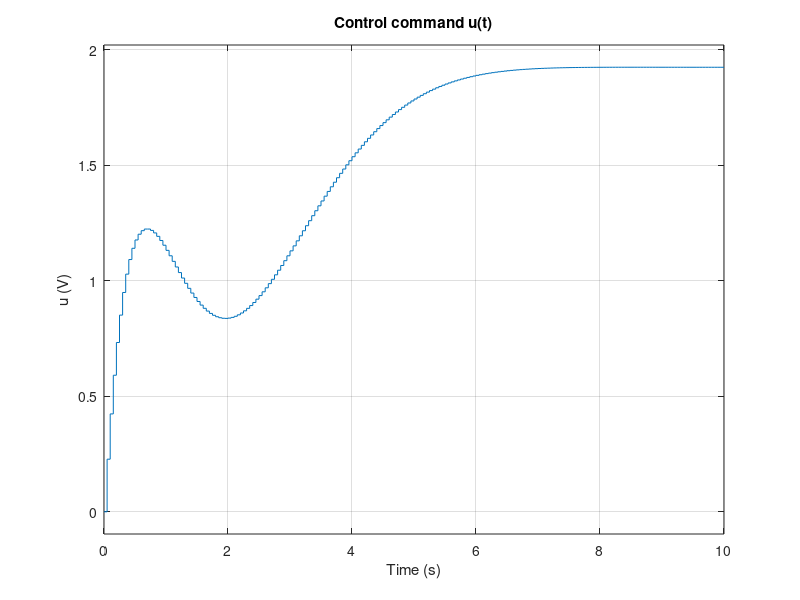
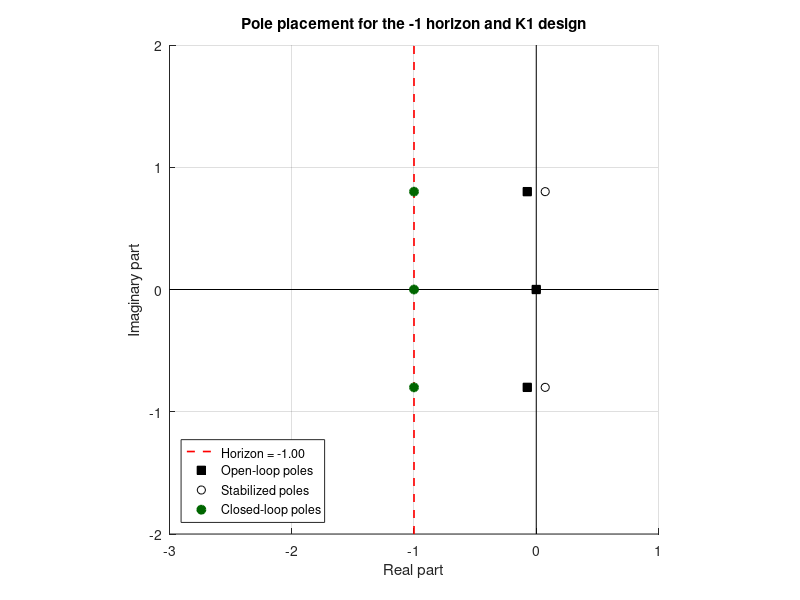
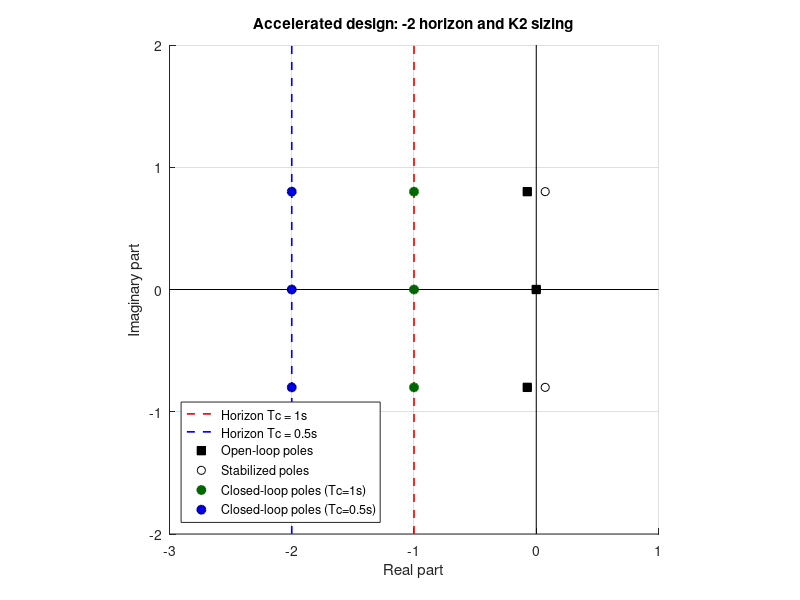
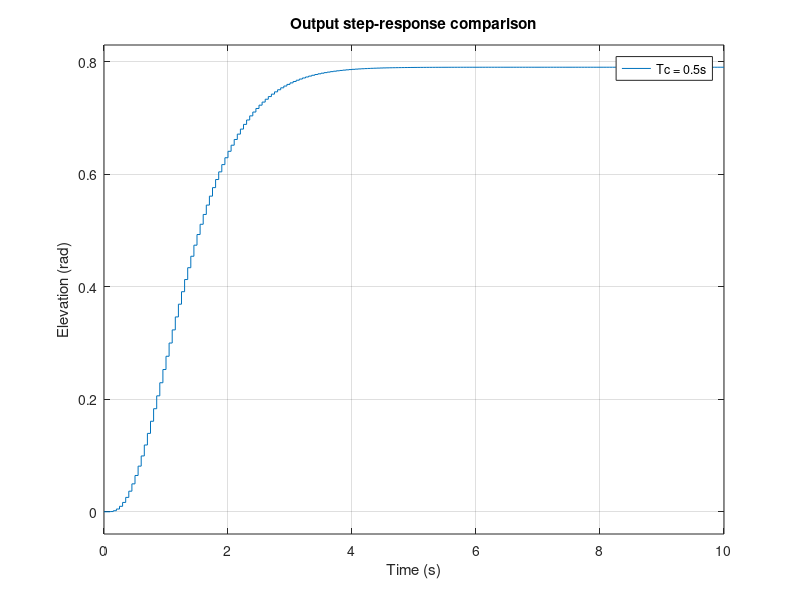

The MATLAB script that drew these images, in order:
%% Integral state feedback by discrete pole placement — twin-rotor elevation channel
% KUMAR / DOUMBE / COUESME — Mechatronics Expertise — ENSAM
% Second-order underdamped elevation model, ZOH discretization, integral
% augmentation, Ackermann pole placement at two design horizons (Tc = 1 s
% and Tc = 0.5 s), with output and control-effort comparison.

clc;
clear;

% === Continuous-time system data (refined elevation identification) ===
xhi = 0.0912;      % damping ratio
w0  = 0.8038;      % undamped natural frequency (rad/s)
k   = 0.3299;      % static gain (rad/V)
T   = 0.05;        % sampling period (s)
Tc  = 1;           % desired closed-loop time constant (s)

% === Continuous state-space model ===
A = [0 1 ; -w0^2 -2*xhi*w0];
B = [0 ; k*w0];
C = [1 0];

% === Zero-order-hold discretization ===
sys_disc = c2d(ss(A, B, C, 0), T, 'zoh');
[F, G, ~, ~] = ssdata(sys_disc);

% === Integral-augmented system ===
Fe = [F, zeros(2,1); C, 1];
Ge = [G; 0];

% === Pole placement ===
Ae = [A, zeros(2,1); C, 0];
Poles_C_BO = eig(Ae);                          % open-loop poles (continuous)
Poles_C_BF = -1/Tc + 1i * imag(Poles_C_BO);    % desired closed-loop poles
Poles_Z_BF = exp(Poles_C_BF * T);              % mapped into the z-plane

% === Controller 1 (Tc = 1 s) ===
K1 = acker(Fe, Ge, Poles_Z_BF)
F_BF = Fe - Ge * K1;
B_step = [0; 0; -0.79];                        % unit reference injection
C_y = [1 0 0];
C_u = -K1;
sys_y = ss(F_BF, B_step, C_y, 0, T);
sys_u = ss(F_BF, B_step, C_u, 0, T);

figure;
subplot(2,1,1);
step(sys_y, 10);
title('Closed-loop step response y(t) with K1');
ylabel('y (rad)');
grid on;
subplot(2,1,2);
step(sys_u, 10);
title('Control command u(t)');
ylabel('u (V)');
xlabel('Time (s)');
grid on;

% === Pole map for the Tc = 1 s design ===
figure;
hold on; grid on;
title('Pole placement for the -1 horizon and K1 design');
xlabel('Real part'); ylabel('Imaginary part');
re_lim = [-3, 1];
im_lim = [-2, 2];
xlim(re_lim);
ylim(im_lim);
plot([-1/Tc -1/Tc], im_lim, 'r--', 'LineWidth', 1.2, ...
    'DisplayName', sprintf('Horizon = %.2f', -1/Tc));
plot([0 0], im_lim, 'k', 'HandleVisibility', 'off');   % imaginary axis
plot(re_lim, [0 0], 'k', 'HandleVisibility', 'off');   % real axis
Poles_sym  = -real(Poles_C_BO) + 1i * imag(Poles_C_BO);
Poles_C_BF = -1/Tc + 1i * imag(Poles_C_BO);            % clean recompute
plot(real(Poles_C_BO), imag(Poles_C_BO), 'ks', ...
    'MarkerFaceColor', 'k', 'DisplayName', 'Open-loop poles');
plot(real(Poles_sym), imag(Poles_sym), 'ko', ...
    'MarkerFaceColor', 'none', 'DisplayName', 'Stabilized poles');
plot(real(Poles_C_BF), imag(Poles_C_BF), 'o', ...
    'MarkerEdgeColor', [0 0.4 0], 'MarkerFaceColor', [0 0.4 0], ...
    'LineWidth', 1.3, 'DisplayName', 'Closed-loop poles');
legend('Location', 'southwest');
axis equal;
hold off;

% === Second, faster controller with Tc2 = 0.5 s ===
Tc2 = 0.5;
Poles_C_BF2 = -1/Tc2 + 1i * imag(Poles_C_BO);
Poles_Z_BF2 = exp(Poles_C_BF2 * T);
K2 = acker(Fe, Ge, Poles_Z_BF2)

figure;
hold on; grid on;
title('Accelerated design: -2 horizon and K2 sizing');
xlabel('Real part'); ylabel('Imaginary part');
plot([0 0], [-2 2], 'k', 'HandleVisibility', 'off');
plot([-3 1], [0 0], 'k', 'HandleVisibility', 'off');
plot([-1 -1], [-2 2], 'r--', 'LineWidth', 1.2, 'DisplayName', 'Horizon Tc = 1s');
plot([-2 -2], [-2 2], 'b--', 'LineWidth', 1.2, 'DisplayName', 'Horizon Tc = 0.5s');
plot(real(Poles_C_BO), imag(Poles_C_BO), 'ks', ...
    'MarkerFaceColor', 'k', 'DisplayName', 'Open-loop poles');
plot(real(Poles_sym), imag(Poles_sym), 'ko', ...
    'MarkerFaceColor', 'none', 'DisplayName', 'Stabilized poles');
plot(real(Poles_C_BF), imag(Poles_C_BF), 'o', ...
    'MarkerEdgeColor', [0 0.4 0], 'MarkerFaceColor', [0 0.4 0], ...
    'LineWidth', 1.3, 'DisplayName', 'Closed-loop poles (Tc=1s)');
plot(real(Poles_C_BF2), imag(Poles_C_BF2), 'o', ...
    'MarkerEdgeColor', [0 0 0.6], 'MarkerFaceColor', [0 0 1], ...
    'LineWidth', 1.3, 'DisplayName', 'Closed-loop poles (Tc=0.5s)');
xlim([-3 1]);
ylim([-2 2]);
axis equal;
legend('Location', 'southwest');
hold off;

F_BF2 = Fe - Ge * K2;
sys_y2 = ss(F_BF2, B_step, C_y, 0, T);   % system with K2 (Tc = 0.5 s)

% === Step response y2(t) ===
figure;
step(sys_y2, 10);
legend('Tc = 0.5s');
title('Output step-response comparison');
xlabel('Time (s)');
ylabel('Elevation (rad)');
grid on;
hold off;

% === Closed-loop control effort with the second controller (Tc = 0.5 s) ===
C_u2 = -K2;
sys_u2 = ss(F_BF2, B_step, C_u2, 0, T);
figure;
step(sys_u, 10); hold on;
step(sys_u2, 10);
legend('Command u(t) - Tc = 1s', 'Command u(t) - Tc = 0.5s');
title('Control-effort comparison u(t)');
xlabel('Time (s)');
ylabel('u (V)');
grid on;
hold off;
